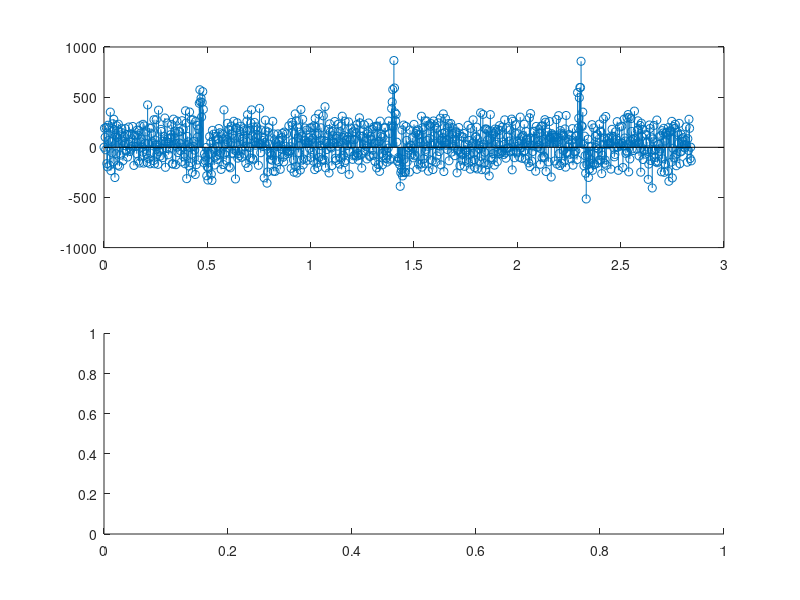

MATLAB code for this plot: (Note: this script raises an error after producing the figure.)
y = load('necg.txt');
fm = 360;
t= 0:1/fm:(length(y)/fm) - 1/fm;

df = fm/length(t);

k = -fm/2:df:fm/2;
W = abs(fft(y,length(y)));

mitad = ceil(length(W)/2 + 1)

subplot(2,1,1);
stem(t, y);
subplot(2,1,2);
##length(k)
##length(W(mitad:end))
##length(W(1:mitad-1))
##length([W(mitad:end) W(1:mitad-1)])
##length(W)
stem(k,[W(mitad:end) W(1:mitad-1)]);
